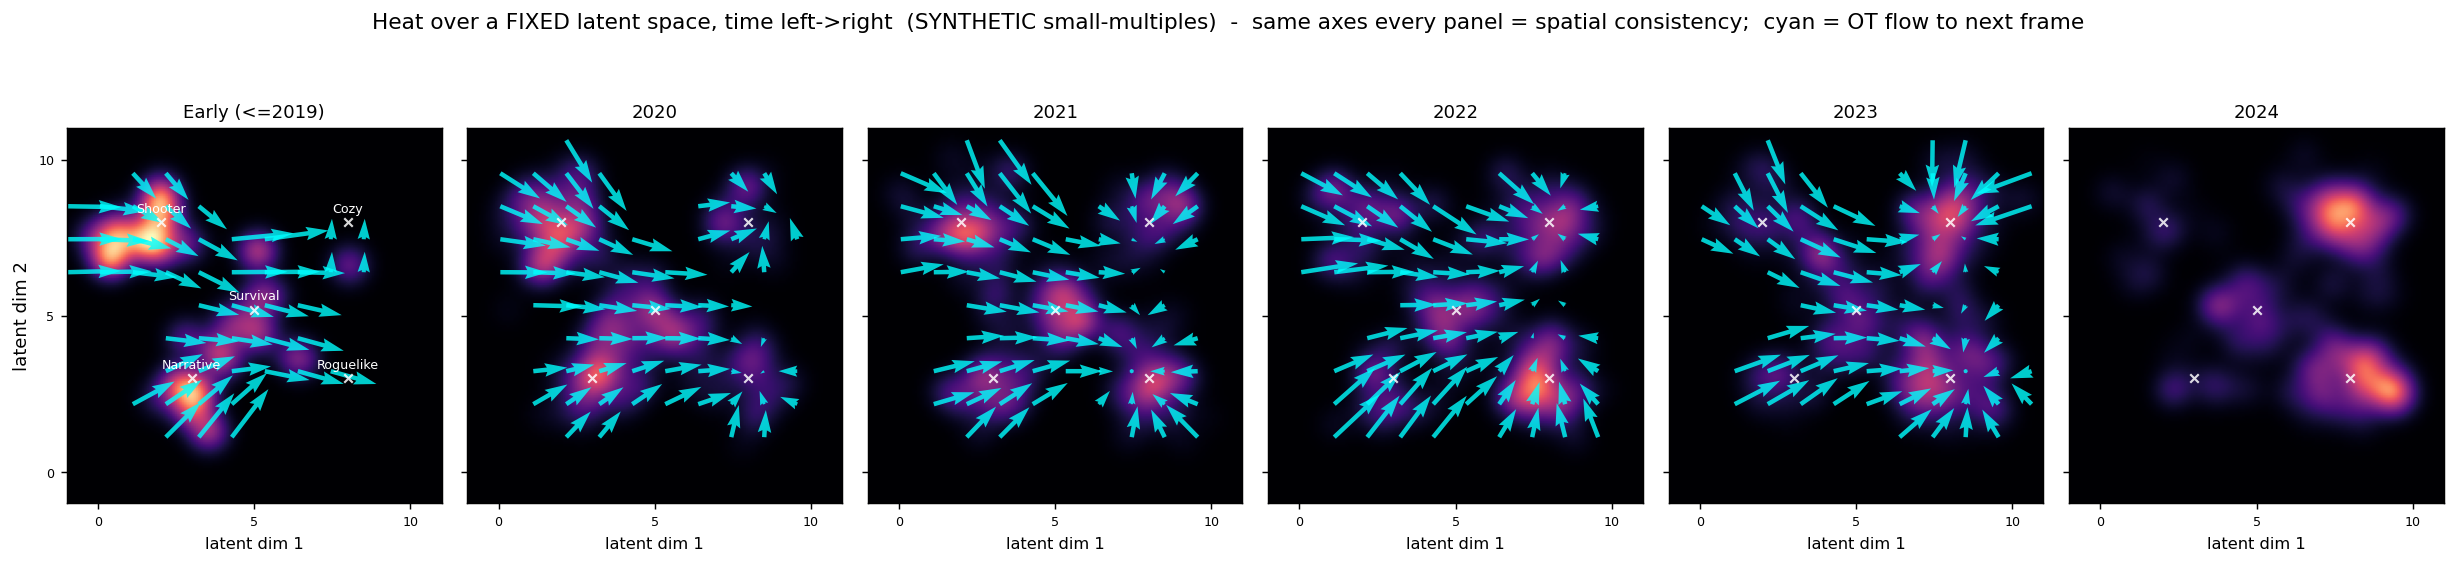

Reproduce this figure in Python.
"""Small-multiples banner (SYNTHETIC): spatial consistency + time left->right.

Every panel is the SAME fixed 2D latent space (identical axes) at a different
time frame -> spatial geometry is consistent and interpretable across time.
Per panel: review-weighted heat field + OT flow arrows showing where that
frame's heat moves to the next frame. Fixed genre anchors (x) prove the
coordinates don't move.

Usage: python heat_flow_smallmultiples.py
"""
from __future__ import annotations
import numpy as np
import matplotlib
matplotlib.use("Agg")
import matplotlib.pyplot as plt
from scipy.ndimage import gaussian_filter

rng = np.random.default_rng(7)
BASE = r"C:\Users\admin\AppData\Local\Temp\claude\C--Users-admin-Documents-eval-array-latent\2169e11b-e93d-4912-ae86-dbb6eeb74343\scratchpad"

GENRES = {"Shooter/MOBA": (2.0, 8.0), "Narrative/RPG": (3.0, 3.0),
          "Survival/Craft": (5.0, 5.2), "Roguelike/Deckbuild": (8.0, 3.0),
          "Cozy/Sim": (8.0, 8.0)}
GC = np.array(list(GENRES.values())); GN = list(GENRES)
FRAMES = ["Early (<=2019)", "2020", "2021", "2022", "2023", "2024"]
MASS = np.array([
    [0.45, 0.30, 0.18, 0.04, 0.03], [0.34, 0.22, 0.22, 0.12, 0.10],
    [0.26, 0.17, 0.22, 0.20, 0.15], [0.18, 0.12, 0.21, 0.27, 0.22],
    [0.12, 0.08, 0.18, 0.32, 0.30], [0.08, 0.05, 0.15, 0.37, 0.35]])
N_GAMES = [45, 180, 200, 210, 200, 170]

def make(fi):
    pts, ws = [], []
    for gi in range(len(GC)):
        n = max(1, int(round(N_GAMES[fi] * MASS[fi, gi])))
        pts.append(rng.normal(GC[gi], 0.85, size=(n, 2)))
        w = rng.lognormal(0, 0.8, size=n); ws.append(w / w.sum() * MASS[fi, gi])
    return np.vstack(pts), np.concatenate(ws)

GAMES = [make(fi) for fi in range(6)]
NT = len(GAMES)

G, (XMIN, XMAX, YMIN, YMAX) = 160, (-1.0, 11.0, -1.0, 11.0)
xs = np.linspace(XMIN, XMAX, G); ys = np.linspace(YMIN, YMAX, G)
CELL = xs[1] - xs[0]

def field(pts, ws):
    h = np.zeros((G, G))
    ix = np.clip(((pts[:, 0]-XMIN)/CELL).astype(int), 0, G-1)
    iy = np.clip(((pts[:, 1]-YMIN)/CELL).astype(int), 0, G-1)
    np.add.at(h, (iy, ix), ws)
    return gaussian_filter(h, 6.0, mode="constant") / max(1e-12, ws.sum())

H = [field(*g) for g in GAMES]
gmax = max(h.max() for h in H)

# ---- OT grid velocity fields (frame t -> t+1) ----
def sinkhorn(a, b, C, eps, it=400):
    K = np.exp(-C/eps); u = np.ones_like(a); v = np.ones_like(b)
    for _ in range(it):
        u = a/(K@v+1e-300); v = b/(K.T@u+1e-300)
    return (u[:, None]*K)*v[None, :]

def ot_disp(X1, a, X2, b):
    C = ((X1[:, None]-X2[None])**2).sum(-1); eps = 0.3*np.median(C)
    P = sinkhorn(a/a.sum(), b/b.sum(), C, eps)
    return (P@X2)/(P.sum(1, keepdims=True)+1e-300) - X1

def splat(pts, vecs, ws):
    aU = np.zeros((G, G)); aV = np.zeros((G, G)); aW = np.zeros((G, G))
    ix = np.clip(((pts[:, 0]-XMIN)/CELL).astype(int), 0, G-1)
    iy = np.clip(((pts[:, 1]-YMIN)/CELL).astype(int), 0, G-1)
    np.add.at(aU, (iy, ix), ws*vecs[:, 0]); np.add.at(aV, (iy, ix), ws*vecs[:, 1])
    np.add.at(aW, (iy, ix), ws)
    aU = gaussian_filter(aU, 8.0); aV = gaussian_filter(aV, 8.0); aW = gaussian_filter(aW, 8.0)
    return aU/(aW+1e-9), aV/(aW+1e-9), aW

flows = [splat(GAMES[t][0], ot_disp(GAMES[t][0], GAMES[t][1], GAMES[t+1][0], GAMES[t+1][1]),
               GAMES[t][1]) for t in range(NT-1)]

# ---- render: one row, identical axes per panel ----
fig, axes = plt.subplots(1, NT, figsize=(19, 4.2), sharex=True, sharey=True)
step = 14
gx, gy = np.meshgrid(xs[::step], ys[::step])
for t, ax in enumerate(axes):
    ax.imshow(H[t], origin="lower", extent=[XMIN, XMAX, YMIN, YMAX], cmap="magma",
              vmin=0, vmax=gmax, aspect="equal")
    if t < NT-1:
        U, V, W = flows[t]
        Us = U[::step, ::step]; Vs = V[::step, ::step]; Ws = W[::step, ::step]
        m = Ws > Ws.max()*0.04
        ax.quiver(gx[m], gy[m], Us[m], Vs[m], color="cyan", alpha=0.8,
                  scale=1, scale_units="xy", angles="xy", width=0.012)
    # fixed genre anchors (same coords every panel = spatial consistency)
    ax.scatter(GC[:, 0], GC[:, 1], s=22, marker="x", c="white", lw=1.2, alpha=0.85)
    ax.set_title(FRAMES[t], fontsize=10)
    ax.set_xlim(XMIN, XMAX); ax.set_ylim(YMIN, YMAX)
    ax.set_xticks([0, 5, 10]); ax.set_yticks([0, 5, 10])
    ax.tick_params(labelsize=7)

# label genres once, on the first panel
for nm, (cx, cy) in GENRES.items():
    axes[0].annotate(nm.split("/")[0], (cx, cy), fontsize=7, color="white",
                     ha="center", va="bottom", xytext=(0, 4), textcoords="offset points")
axes[0].set_ylabel("latent dim 2", fontsize=10)
for ax in axes: ax.set_xlabel("latent dim 1", fontsize=9)
fig.suptitle("Heat over a FIXED latent space, time left->right  (SYNTHETIC small-multiples)  "
             "-  same axes every panel = spatial consistency;  cyan = OT flow to next frame",
             fontsize=12, y=1.02)
fig.tight_layout()
out = BASE + r"\heat_flow_smallmultiples.png"
fig.savefig(out, dpi=130, bbox_inches="tight"); print("wrote", out)
